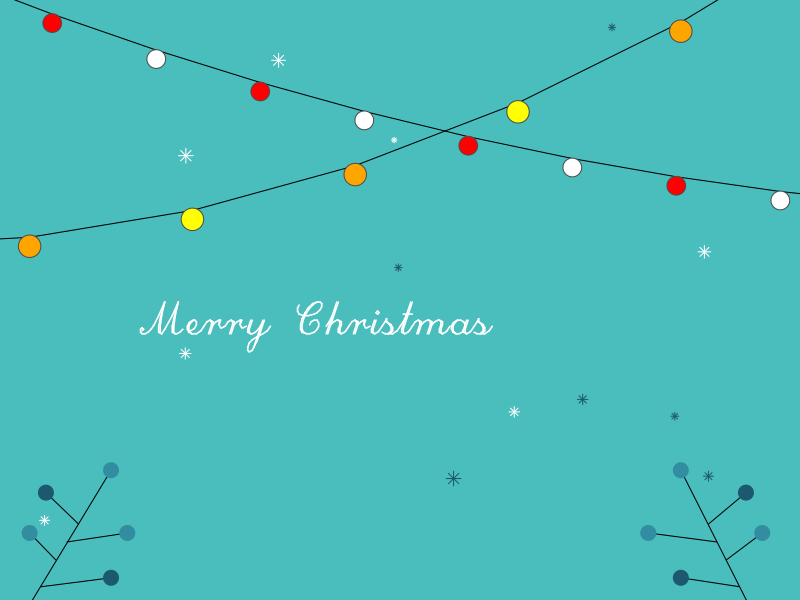

R code for this plot:
# Title: "Merry Christmas" card in R
# Date: Dec-20-2023
# Author: Gaston Sanchez


# 1st set of lights
x1 = 0:6
y1 = x1^2 + 25

# 2nd set of lights
x2 = x1[2:6] + 0.25
x2 = seq(from = x1[2] - 0.5, to = x1[7] + 0.25, length.out = 10)
x2aux = seq(from = -5.9, to = -1.9, length.out = 10)
y2 = x2aux^2 + x2 + 20

# left branch
leafs1 = rbind(
  c(1.5, 0),
  c(1.5, -12),
  c(1, -7),
  c(1.1, -2.5),
  c(1.6, -7))

branches1 = rbind(
  c(x0 = 0.9, y0 = -18, x1 = 1.5, y1 = 0),
  c(x0 = 1.07, y0 = -13, x1 = 1.5, y1 = -12),
  c(x0 = 1.16, y0 = -10, x1 = 1, y1 = -7),
  c(x0 = 1.3, y0 = -6, x1 = 1.1, y1 = -2.5),
  c(x0 = 1.23, y0 = -8, x1 = 1.6, y1 = -7)
)

# right branch
leafs2 = rbind(
  c(5, 0),
  c(5, -12),
  c(5.5, -7),
  c(5.4, -2.5),
  c(4.8, -7))

branches2 = rbind(
  c(x0 = 5.5, y0 = -18, x1 = 5, y1 = 0),
  c(x0 = 5.36, y0 = -13, x1 = 5, y1 = -12),
  c(x0 = 5.28, y0 = -10, x1 = 5.5, y1 = -7),
  c(x0 = 5.17, y0 = -6, x1 = 5.4, y1 = -2.5),
  c(x0 = 5.22, y0 = -8, x1 = 4.8, y1 = -7)
)


# Card (saved as PNG, dimensions 5.5x5.5 inches)
png("merry-christmas.png", res = 200, height = 5.5, width = 5.5, units = 'in')
op = par(bg = "#4abdbd", mar = rep(0,4), bty = "n", 
         xaxt = "n", yaxt = "n")
plot(x1, y1, type = "n", xlim = c(1, 5.55), ylim = c(-12, 50))
# snowflakes
set.seed(182)
points(runif(15, 1, 6), runif(15, -15, 55), pch = 8, 
       cex = runif(15, 0.5, 1.5), col = c("#1d596e", "white"))
# lights
lines(x2, y2)
points(x2, y2 - 1, pch = 21, cex = 2.5, col = "gray30", 
       bg = c("white", "red"))
lines(x1, y1)
points(x1, y1 - 1, pch = 21, cex = 3, col = "gray30", 
       bg = c("yellow", "orange"))
# left branch and leafs
segments(branches1[,1], branches1[,2], branches1[,3], branches1[,4])
points(leafs1[,1], leafs1[,2], pch = 19, cex = 2, 
       col = c("#338da1", "#1d596e"))
# right branch and leafs
segments(branches2[,1], branches2[,2], branches2[,3], branches2[,4])
points(leafs2[,1], leafs2[,2], pch = 19, cex = 2, 
       col = c("#338da1", "#1d596e"))
# merry christmas
text(x = 1.7, y = 17, adj = 0, labels = "Merry Christmas",  
     family = "HersheyScript", font = 4, cex = 3, col = "white")
par(op)
dev.off()

